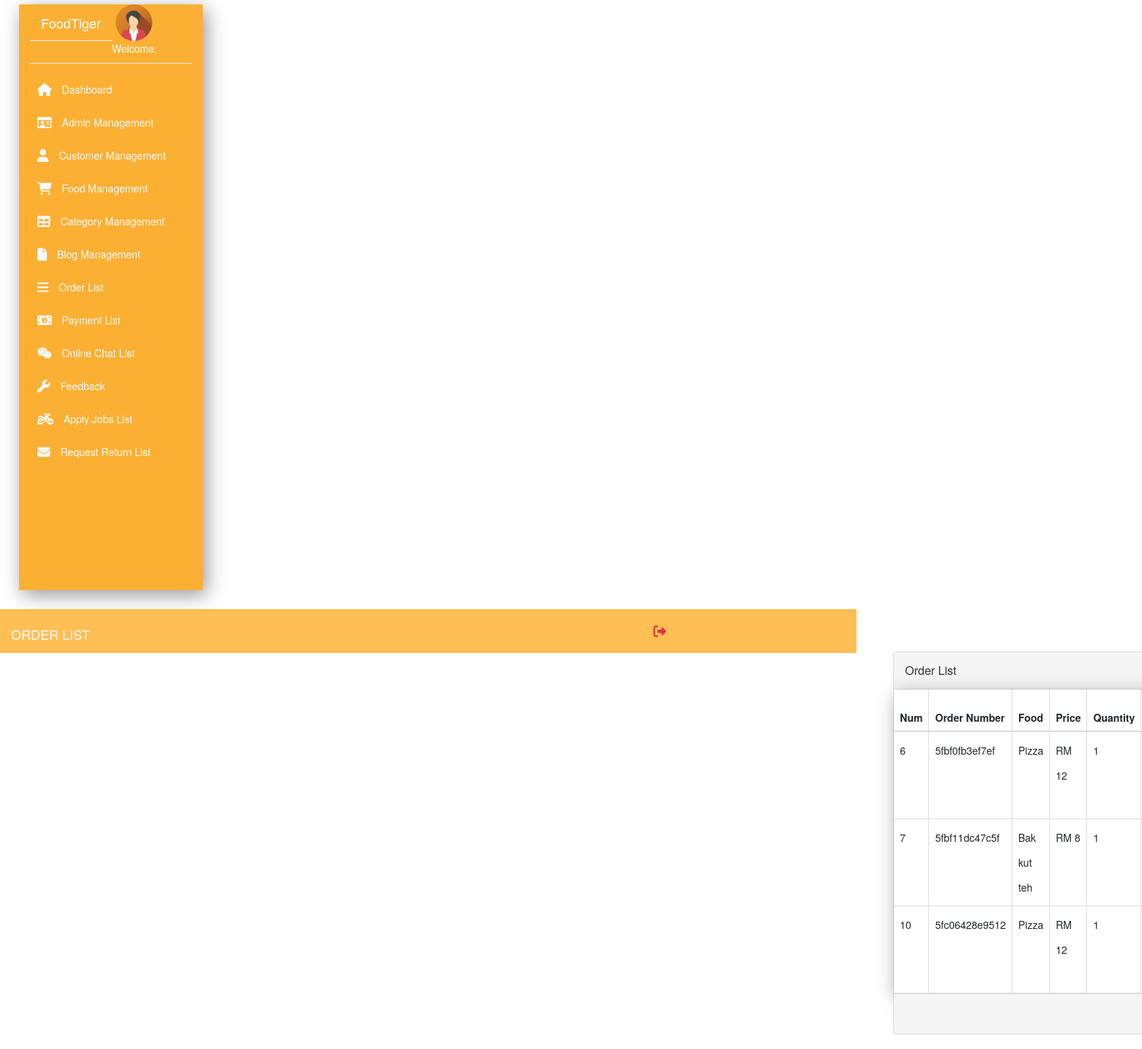
/Superadmin/viewhistoryOrder.php, run on the app's committed database.
### tables this page shows
CREATE TABLE `orders` (
  `cust_id` varchar(255) NOT NULL,
  `order_id` int(30) NOT NULL,
  `foodname` varchar(255) NOT NULL,
  `price` int(30) NOT NULL,
  `quantity` int(30) NOT NULL,
  `email` varchar(255) NOT NULL,
  `date_time` timestamp NOT NULL DEFAULT current_timestamp() ON UPDATE current_timestamp()
);

### Superadmin/viewhistoryOrder.php (the view, shortened to what this page needs)
<!DOCTYPE html>
<html>
  <head>
    <link href="//maxcdn.bootstrapcdn.com/bootstrap/4.1.1/css/bootstrap.min.css" rel="stylesheet" id="bootstrap-css">
    <link href="https://cdnjs.cloudflare.com/ajax/libs/font-awesome/4.4.0/css/font-awesome.min.css" rel='stylesheet' type='text/css'>
    <link href="../css/table.css" rel='stylesheet' type='text/css'>
  </head>
  <body>
    <?php
      require "nav/nav.php";
      $results_per_page = 6;
      if (!isset($_GET['page'])) {
        $page = 1;
      } else {
        $page = $_GET['page'];
      }
      $this_page_first_result = ($page-1)*$results_per_page;
      $sql='SELECT orders.order_id, orders.cust_id, orders.price, orders.foodname, orders.quantity, orders.email, orders.date_time, cus_order.msg, payment.receive FROM orders LEFT JOIN cus_order ON orders.cust_id = cus_order.order_id LEFT JOIN payment ON orders.cust_id = payment.order_id
      WHERE payment.receive = "no" LIMIT ' . $this_page_first_result . ',' .  $results_per_page;
      $result = mysqli_query($conn, $sql);
    ?>
		<div class="col-lg-9 col-xl-10 col-md-8 ml-auto fixed-top py-2 top-navbar" style="background-color: #ffbf55;">
      <div class="row align-items-center">
        <div class="col-md-9">
          <h4 class="text-light text-uppercase mb-0">Order List</h4>
        </div>
        <div class="col-md-3">
          <ul class="navbar-nav">
            <li class="nav-item ml-md-auto ">
              <a href="adminlognout.php" class="nav-link" onclick="return confirm('Are you sure?')"><i class="fa fa-sign-out text-danger fa-lg"></i></a>
            </li>
          </ul>
        </div>
      </div>
    </div>
    <div class="container" style="margin-top:5%;margin-left:30%;">
      <div class="row">
        <div class="col-md-12 col-md-offset-1">
          <div class="panel panel-default panel-table">
            <div class="panel-heading">
              <div class="row">
                <div class="col col-xs-6">
                  <h3 class="panel-title">Order List</h3>
                </div>
                <div class="col col-xs-6 text-right"></div>
              </div>
            </div>
            <div class="panel-body">
              <table class="table table-bordered" style="box-shadow: 5px 7px 25px #999;">
                <thead>
                  <tr>
                    <th>Num</th>
                    <th>Order Number</th>
                    <th>Food</th>
                    <th>Price</th>
                    <th>Quantity</th>
                  </tr>
                </thead>
                <tbody>
                  <tr>
                    <?php
                      if ($result->num_rows > 0) {
                        while($row = $result->fetch_assoc()) {
                    ?>
                    <td><?php echo $row['order_id'];?></td>
                    <td><?php echo $row['cust_id'];?></td>
                    <td><?php echo $row['foodname'];?></td>
                    <td>RM <?php echo $row['price'];?></td>
                    <td><?php echo $row['quantity'];?></td>
                  </tr>
                  <?php
                      }
                    }
                      else {
                        echo "<tr><td class='text-center' colspan='7'>No order yet </td></tr>";
                      }
                  ?>
                </tbody>
              </table>
            </div>
            <div class="panel-footer">
              <div class="row">
                <div class="col col-xs-4"></div>
                  <div class="col col-xs-8">
                  </div>
                </div>
              </div>
            </div>
          </div>
        </div>
      </div>
  </body>
</html>

### css/table.css (style rules this page uses)
.panel-table .panel-body { padding:0; }
.panel-table .panel-body .table-bordered { border-style: none; margin:0; }
.panel-table .panel-body .table-bordered > thead > tr > th:first-of-type { text-align:center; width: 100px; }
.panel-table .panel-body .table-bordered > thead > tr > th:first-of-type, .panel-table .panel-body .table-bordered > tbody > tr > td:first-of-type { border-left: 0px; }
.panel-table .panel-body .table-bordered > tbody > tr:first-of-type > td { border-bottom: 0px; }
.panel-table .panel-body .table-bordered > thead > tr:first-of-type > th { border-top: 0px; }
.panel-table .panel-footer .col { line-height: 34px; height: 34px; }
.panel-table .panel-heading .col h3 { line-height: 30px; height: 30px; }
.panel-table .panel-body .table-bordered > tbody > tr > td { line-height: 34px; }

### css/admin.css (style rules this page uses)
body { font-weight: 300; font-size: 18px; }

### data on the page
orders: order_id "6", cust "5fbf0fb3ef7ef", foodname "Pizza", price "12", quantity "1"
orders: order_id "7", cust "5fbf11dc47c5f", foodname "Bak kut teh", price "8", quantity "1"
orders: order_id "10", cust "5fc06428e9512", foodname "Pizza", price "12", quantity "1"
